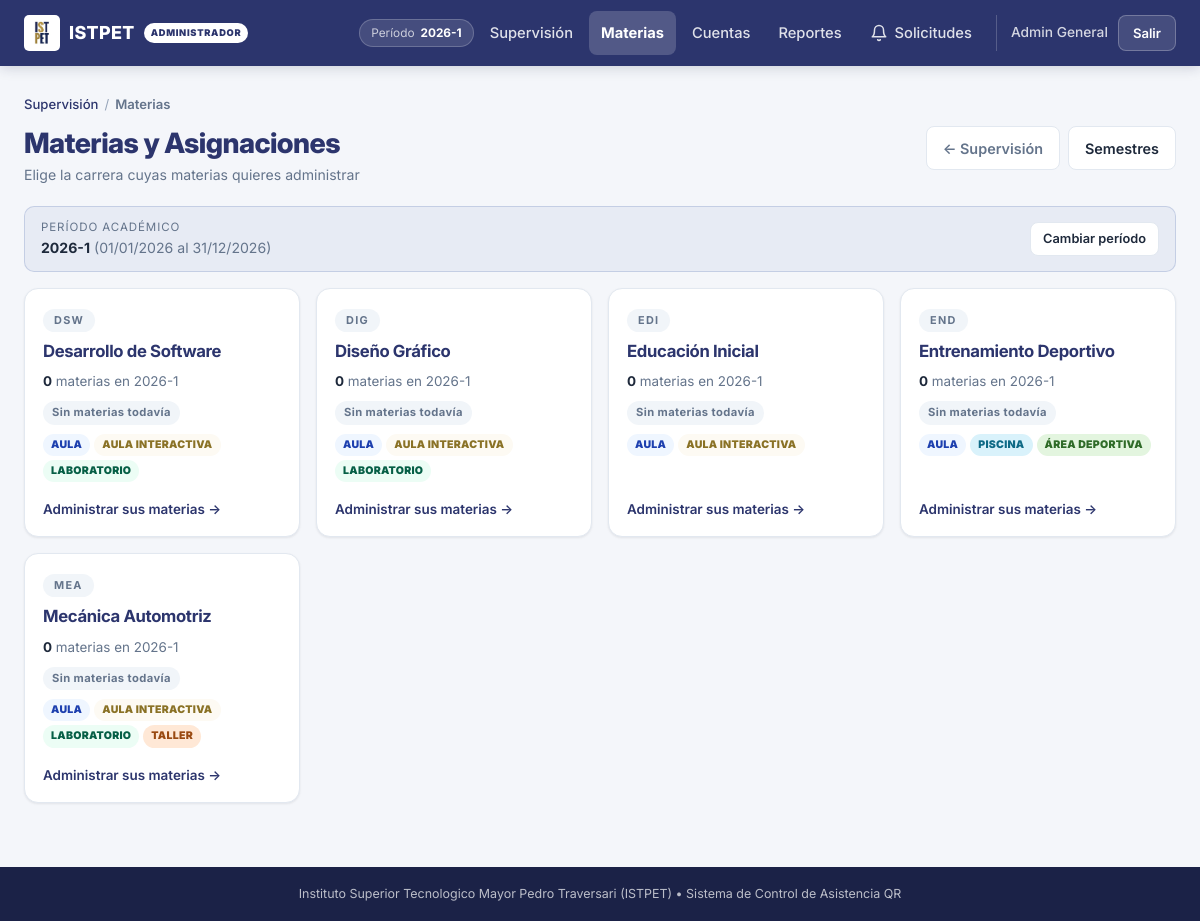
Page /public/admin/materias (signed in) on the committed database.
### tables this page shows
CREATE TABLE `periodos` (
  `id` int(11) NOT NULL AUTO_INCREMENT,
  `nombre` varchar(40) NOT NULL COMMENT 'Como lo llama el instituto: 2026-1, Octubre 2026 - Marzo 2027',
  `fecha_inicio` date NOT NULL,
  `fecha_fin` date NOT NULL,
  `activo` tinyint(1) NOT NULL DEFAULT 1 COMMENT '0 = periodo cerrado, solo lectura',
  `creado_en` timestamp NOT NULL DEFAULT current_timestamp(),
  PRIMARY KEY (`id`),
  UNIQUE KEY `periodo_nombre` (`nombre`),
  KEY `idx_periodo_activo` (`activo`,`fecha_inicio`)
);

CREATE TABLE `carreras` (
  `id` int(11) NOT NULL AUTO_INCREMENT,
  `codigo` varchar(20) NOT NULL,
  `nombre` varchar(120) NOT NULL,
  `ambientes` set('Aula','Aula Interactiva','Laboratorio','Taller','Piscina','Área Deportiva') NOT NULL DEFAULT 'Aula,Aula Interactiva,Laboratorio',
  `activa` tinyint(1) NOT NULL DEFAULT 1,
  `creado_en` timestamp NOT NULL DEFAULT current_timestamp(),
  PRIMARY KEY (`id`),
  UNIQUE KEY `carrera_codigo` (`codigo`),
  UNIQUE KEY `carrera_nombre` (`nombre`)
);

### controllers/AdminController.php (called while the page is built, shortened)
<?php
require_once __DIR__ . '/BaseController.php';
require_once dirname(__DIR__) . '/models/Materia.php';
require_once dirname(__DIR__) . '/models/Catalogo.php';
require_once dirname(__DIR__) . '/models/Periodo.php';
require_once dirname(__DIR__) . '/models/Carrera.php';
class AdminController extends BaseController
{
    public function materias(): void
    {
        [$mensaje, $error] = $this->obtenerFlash();
        $periodo   = $this->periodoActual();
        $periodoId = $periodo ? (int)$periodo['id'] : null;
        $carreraId = filter_var($_GET['carrera'] ?? null, FILTER_VALIDATE_INT) ?: null;
        $carrera   = Carrera::buscarPorId($carreraId);
        $materias = [];
        $this->vista('admin.materias', [
            'base'        => self::obtenerRutaBase(),
            'materias'    => $materias,
            'carrera'     => $carrera,
            'resumen'     => Carrera::resumenPorPeriodo($periodoId),
            'docentes'    => Usuario::listarDocentes(),
            'semestres'   => Semestre::listar(false),
            'carreras'    => Carrera::listar(false),
            'periodo'     => $periodo,
            'periodos'    => Periodo::listar(),
            'ambientes'   => Catalogo::AMBIENTES,
            'mensaje'     => $mensaje,
            'error'       => $error,
            'csrf'        => self::tokenCsrf()
        ]);
    }
}

### public/index.php (called while the page is built, shortened)
<?php
$raiz = dirname(__DIR__);
require_once $raiz . '/controllers/DocenteController.php';
require_once $raiz . '/controllers/AdminController.php';
$uri    = parse_url($_SERVER['REQUEST_URI'] ?? '/', PHP_URL_PATH) ?? '/';
$metodo = strtoupper($_SERVER['REQUEST_METHOD'] ?? 'GET');
$directorio = str_replace(DIRECTORY_SEPARATOR, '/', dirname($_SERVER['SCRIPT_NAME'] ?? ''));
if ($directorio !== '/' && $directorio !== '' && str_starts_with($uri, $directorio)) {
    $uri = substr($uri, strlen($directorio));
}
$ruta = '/' . trim($uri, '/');
[$clase, $accion] = $rutas[$ruta][$metodo];
(new $clase())->$accion();

### models/Carrera.php (called while the page is built, shortened)
<?php
require_once __DIR__ . '/Catalogo.php';
class Carrera
{
    public static function ambientes(?array $carrera): array
    {
        $guardados = trim((string)($carrera['ambientes'] ?? ''));
        return array_values(array_intersect(
            Catalogo::AMBIENTES,
            array_map('trim', explode(',', $guardados))
        ));
    }
    public static function resumenPorPeriodo(?int $periodoId): array
    {
        $db = Database::conectar();
        $filtro     = $periodoId ? "AND m.periodo_id = ?" : "";
        $parametros = $periodoId ? [$periodoId, $periodoId] : [];
        $stmt = $db->prepare(
            "SELECT c.id, c.codigo, c.nombre, c.ambientes, c.activa,
                    (SELECT COUNT(*) FROM materias m
                      WHERE m.carrera_id = c.id AND m.activa = 1 {$filtro}) AS total_materias,
                    (SELECT COUNT(*) FROM materias m
                      WHERE m.carrera_id = c.id AND m.activa = 1 {$filtro}
                        AND NOT EXISTS (SELECT 1 FROM cursos cu
                                         WHERE cu.materia_id = m.id AND cu.activo = 1)
                    ) AS sin_docente
             FROM carreras c
             WHERE c.activa = 1
             ORDER BY c.nombre ASC"
        );
        $stmt->execute($parametros);
        return $stmt->fetchAll();
    }
    public static function buscarPorId(?int $id): ?array
    {
        if (!$id) {
            return null;
        }
        $db = Database::conectar();
        $stmt = $db->prepare("SELECT * FROM carreras WHERE id = ? LIMIT 1");
        $stmt->execute([$id]);
        return $stmt->fetch() ?: null;
    }
}

### models/Periodo.php (called while the page is built, shortened)
<?php
class Periodo
{
    public static function buscarPorId(?int $id): ?array
    {
        if (!$id) {
            return null;
        }
        $db = Database::conectar();
        $stmt = $db->prepare("SELECT * FROM periodos WHERE id = ? LIMIT 1");
        $stmt->execute([$id]);
        return $stmt->fetch() ?: null;
    }
}

### models/Catalogo.php (called while the page is built, shortened)
<?php
class Catalogo
{
    public static function claseAmbiente(?string $ambiente): string
    {
        $sinTildes = strtr((string)$ambiente, [
            'á'=>'a','é'=>'e','í'=>'i','ó'=>'o','ú'=>'u','ü'=>'u','ñ'=>'n',
            'Á'=>'a','É'=>'e','Í'=>'i','Ó'=>'o','Ú'=>'u','Ü'=>'u','Ñ'=>'n'
        ]);
        return strtolower(preg_replace('/[^A-Za-z0-9]+/', '-', trim($sinTildes)));
    }
}

### views/admin/materias.php (the view, shortened to what this page needs)
<?php
require dirname(__DIR__) . '/layouts/header.php';
?>
<nav class="breadcrumb">
    <a href="<?= $base ?>/admin">Supervisión</a>
    <span class="breadcrumb-separator">/</span>
    <?php if ($carrera): ?>
        <a href="<?= $base ?>/admin/materias">Materias</a>
        <span class="breadcrumb-separator">/</span>
        <span class="breadcrumb-current"><?= htmlspecialchars($carrera['nombre']) ?></span>
    <?php else: ?>
        <span class="breadcrumb-current">Materias</span>
    <?php endif; ?>
</nav>
<div class="page-header">
    <div>
        <h1 class="page-title">
            <?= $carrera ? htmlspecialchars($carrera['nombre']) : 'Materias y Asignaciones' ?>
        </h1>
        <p class="page-subtitle">
            <?= $carrera
                ? 'Materias de esta carrera y el docente que dicta cada una'
                : 'Elige la carrera cuyas materias quieres administrar' ?>
        </p>
    </div>
    <div class="acciones-cabecera">
        <?php if ($carrera): ?>
            <a href="<?= $base ?>/admin/materias" class="btn btn-back">&larr; Carreras</a>
        <?php else: ?>
            <a href="<?= $base ?>/admin" class="btn btn-back">&larr; Supervisión</a>
        <?php endif; ?>
        <button type="button" class="btn btn-outline" onclick="abrirModal('modalSemestres')">Semestres</button>
    </div>
</div>
<div class="periodo-barra">
    <div>
        <span class="periodo-barra-etiqueta">Período académico</span>
        <strong><?= htmlspecialchars($periodo['nombre'] ?? 'Sin período') ?></strong>
        <?php if (!empty($periodo)): ?>
            <span class="text-muted">
                (<?= date('d/m/Y', strtotime($periodo['fecha_inicio'])) ?>
                al <?= date('d/m/Y', strtotime($periodo['fecha_fin'])) ?>)
            </span>
        <?php endif; ?>
    </div>
    <a href="<?= $base ?>/admin/periodo" class="btn btn-sm btn-outline">Cambiar período</a>
</div>
<?php if (!$carrera): ?>
    <div class="carreras-grid">
        <?php foreach ($resumen as $c): ?>
            <a href="<?= $base ?>/admin/materias?carrera=<?= (int)$c['id'] ?>" class="carrera-tarjeta">
                <span class="carrera-sigla"><?= htmlspecialchars($c['codigo']) ?></span>
                <h2 class="carrera-nombre"><?= htmlspecialchars($c['nombre']) ?></h2>
                <p class="carrera-cifras">
                    <strong><?= (int)$c['total_materias'] ?></strong>
                    materia<?= (int)$c['total_materias'] === 1 ? '' : 's' ?>
                    en <?= htmlspecialchars($periodo['nombre'] ?? 'este período') ?>
                </p>
                <?php if ((int)$c['sin_docente'] > 0): ?>
                    <span class="badge badge-danger">
                        <?= (int)$c['sin_docente'] ?> sin docente
                    </span>
                <?php elseif ((int)$c['total_materias'] > 0): ?>
                    <span class="badge badge-success">Todas con docente</span>
                <?php else: ?>
                    <span class="badge badge-neutral">Sin materias todavía</span>
                <?php endif; ?>
                <span class="carrera-ambientes">
                    <?php foreach (Carrera::ambientes($c) as $a): ?>
                        <span class="curso-ambiente amb-<?= Catalogo::claseAmbiente($a) ?>">
                            <?= htmlspecialchars($a) ?>
                        </span>
                    <?php endforeach; ?>
                </span>
                <span class="carrera-entrar">Administrar sus materias &rarr;</span>
            </a>
        <?php endforeach; ?>
    </div>
<?php endif;  ?>
<?php require dirname(__DIR__) . '/layouts/footer.php'; ?>

### rows in the picture
periodos: nombre "2026-1", fecha_inicio "01/01/2026", fecha_fin "31/12/2026"
carreras: codigo "DSW", nombre "Desarrollo de Software", total_materias "0", ambientes "AULA", ambientes "AULA INTERACTIVA", ambientes "LABORATORIO"
carreras: codigo "DIG", nombre "Diseño Gráfico", total_materias "0", ambientes "AULA", ambientes "AULA INTERACTIVA", ambientes "LABORATORIO"
carreras: codigo "EDI", nombre "Educación Inicial", total_materias "0", ambientes "AULA", ambientes "AULA INTERACTIVA"
carreras: codigo "END", nombre "Entrenamiento Deportivo", total_materias "0", ambientes "AULA", ambientes "PISCINA", ambientes "ÁREA DEPORTIVA"
carreras: codigo "MEA", nombre "Mecánica Automotriz", total_materias "0", ambientes "AULA", ambientes "AULA INTERACTIVA", ambientes "LABORATORIO", ambientes "TALLER"

### other values in the picture
$periodoActual "2026-1"
$nombreActual "Admin General"
